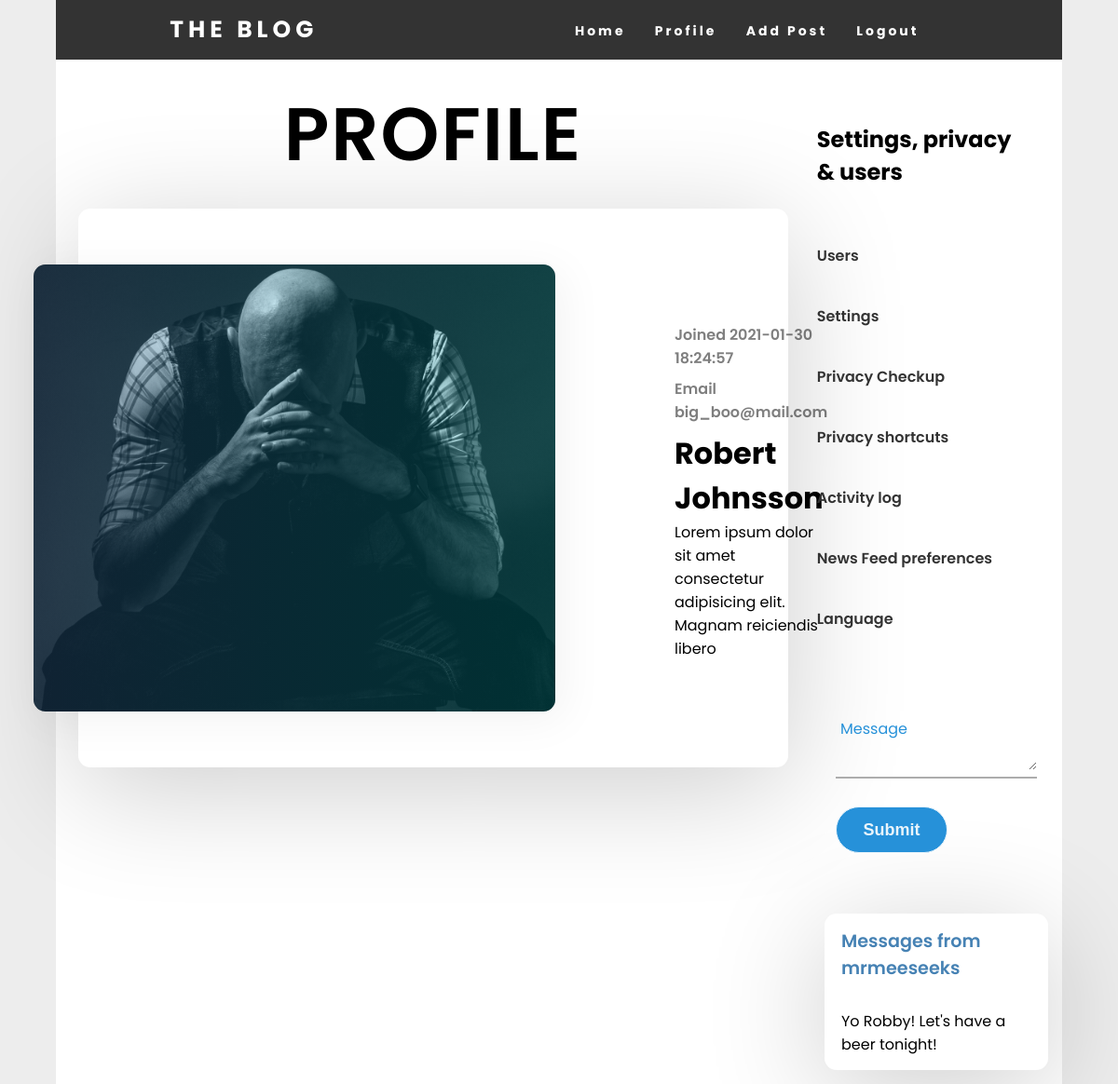
Screenshot of /pages/view-profile.php?user=12 (signed in) with the database file from the repository.
### tables this page shows
CREATE TABLE `users` (
  `id` int(11) unsigned NOT NULL AUTO_INCREMENT,
  `username` varchar(255) DEFAULT NULL,
  `email` varchar(255) DEFAULT NULL,
  `password` varchar(255) DEFAULT NULL,
  `created_at` timestamp NOT NULL DEFAULT current_timestamp(),
  `updated_at` timestamp NULL DEFAULT current_timestamp() ON UPDATE current_timestamp(),
  `profile_image` varchar(255) DEFAULT NULL,
  `f_name` varchar(30) DEFAULT NULL,
  `l_name` varchar(30) DEFAULT NULL,
  PRIMARY KEY (`id`)
);

CREATE TABLE `comments` (
  `id` int(11) unsigned NOT NULL AUTO_INCREMENT,
  `from_id` varchar(100) DEFAULT NULL,
  `comment` varchar(255) DEFAULT NULL,
  `comment_user_id` int(11) DEFAULT NULL,
  `created_at` timestamp NULL DEFAULT current_timestamp(),
  `updated_at` timestamp NULL DEFAULT current_timestamp() ON UPDATE current_timestamp(),
  `from_user_id` int(11) DEFAULT NULL,
  PRIMARY KEY (`id`)
);

### functions/functions.php (called while the page is built, shortened)
<?php
function addProfileToViewProfile($pdo, $userID){
    $sql = 'SELECT users.email, users.username,
    users.profile_image, users.f_name, users.l_name, users.created_at FROM users WHERE users.id = :id';
    $statement = $pdo->prepare($sql);
    $statement->bindParam(':id', $userID);
    $statement->execute();
    return $statement;
}
function joinUserWithComment($pdo, $userCommentID){
    $sql = 'SELECT users.email, users.username, users.id, comments.comment_user_id, comments.comment, comments.id, comments.from_id
            FROM users
            LEFT JOIN comments
            ON users.id = comments.comment_user_id
            WHERE comments.comment_user_id = :comment_user_id';
    $statement = $pdo->prepare($sql);
    $statement->bindParam(':comment_user_id', $userCommentID);
    $statement->execute();
    return $statement;
}

### pages/sidebar.php (called while the page is built)
<?php
$userid = $_SESSION['user']['id'];
$sidebar = array(
    array(
        'slug' => 'users.php',
        'title' => 'Users'
    ),
    array(
        'slug' => "settings.php?user=$userid",
        'title' => 'Settings'
    ),
    array(
        'slug' => '#',
        'title' => 'Privacy Checkup'
    ),
    array(
        'slug' => '#',
        'title' => 'Privacy shortcuts'
    ),
    array(
        'slug' => '#',
        'title' => 'Activity log'
    ),
    array(
        'slug' => '#',
        'title' => 'News Feed preferences'
    ),
    array(
        'slug' => '#',
        'title' => 'Language'
    ),
);
?>

### functions/add-comment.php (called while the page is built, shortened)
<?php
require_once 'functions.php';
if(isset($_GET['user'])){
    $userID = $_GET['user'];
    $addCommentToUser = joinUserWithComment($pdo, $userID);
    $commentByUser = $addCommentToUser->fetchAll(PDO::FETCH_CLASS);
}

### pages/view-profile.php (the view, shortened to what this page needs)
<?php
require_once '../header/newheader.php';
require_once '../functions/add-posts-code.php';
require_once '../functions/add-comment.php';
require_once '../functions/add-comment.php';
$userID = $_GET['user'];
$addProfileToViewProfile = addProfileToViewProfile($pdo, $userID);
$viewProfile = $addProfileToViewProfile->fetchAll(PDO::FETCH_CLASS);
?>
<main>
<div class="main-container">
<?php if(isset($_GET['user'])):?>
    <div class="contant">
        <h2 class="page-title">Profile</h2>
    <?php foreach($viewProfile as $userInfo) : ?>
    <div class="profile-card">
        <div class="blog-profile">
            <div class="blog-profile_img">
                <img src="../profileimages/<?= $userInfo->profile_image?>" alt="">
            </div>
            <div class="blog-profile_info">
                <div class="blog-profile_data">
                    <span>Joined <?= $userInfo->created_at?></span>
                    <span>Email <?= $userInfo->email?></span>
                </div>
                <h1 class="blog-profile_title"><?= $userInfo->f_name ?> <?= $userInfo->l_name?></h1>
                <p class="blog-post_text">Lorem ipsum dolor sit amet consectetur adipisicing elit. Magnam reiciendis libero</p>
            </div>
        </div>
        </div>
        <?php endforeach; ?>
</div>
<aside class="side-bar">
<div class="settings">
    <h2>Settings, privacy & users</h2>
    <?php include 'sidebar.php'; ?>
    <ul>
        <?php foreach($sidebar as $items): ?>
        <li><a href="<?= $items['slug'] ?>"> <?= $items['title']?> </a></li>
        <?php endforeach ; ?>
    </ul>
</div>
<div class="messeges">
<div class="center-aside">
<form method="POST">
<div class="txt_field">
<textarea name="comment" type="text" require></textarea>
<label for="">Message</label>
</div>
<div class="comment-button">
<input type="submit" name="comment-submit" value="Submit">
</div>
</form>
</div>
<?php foreach($commentByUser as $comment) : ?>
    <div class="comment">
        <div class="comment-bubble">
            <p class="from">Messages from <?php echo $comment->from_id; ?></p>
            <p class="message-txt"><?php echo $comment->comment; ?></p>
        </div>
    </div>
<?php endforeach ; ?>
    </div>
</aside>
<?php endif ;?>
</div>
</main>
</body>
</html>

### css/header-style.css (style rules this page uses)
* { margin: 0px; padding: 0px; box-sizing: border-box; }

### css/main-container.css (style rules this page uses)
.main-container { display: flex; justify-content: space-around; width: 90%; margin: auto; background-color: #fff; }
.contant { width: 75%; }
.contant .page-title { width: 85%; margin: auto; padding: 20px 0; text-align: center; font-size: 80px; font-weight: 600; text-transform: uppercase; letter-spacing: 2px; }

### css/profile-info-styling.css (style rules this page uses)
.profile-card { width: 100%; height: 75vh; display: flex; justify-content: center; padding: 0 1.5rem; }
.blog-profile { width: 100%; max-width: 80rem; height: 100%; max-height: 40rem; padding: 5rem; background-color: #fff; box-shadow: 0 1.4rem 8rem rgba(0, 0, 0, .2); display: flex; align-items: center; border-radius: .8rem; }
.blog-profile_img { min-width: 35rem; max-width: 35rem; height: 30rem; transform: translateX(-8rem); position: relative; }
.blog-profile_img img { width: 100%; height: 100%; object-fit: cover; display: block; border-radius: .8rem; }
.blog-profile_img::before { content: ''; width: 100%; height: 100%; position: absolute; top: 0; left: 0; background: linear-gradient(to right, rgba(79, 172, 254, .2), rgba(0, 242, 254, .2)); box-shadow: .5rem .5rem 3rem 1px rgba(0, 0, 0, .05); border-radius: .8rem; }
.blog-profile_data span { display: block; color: rgba(0, 0, 0, .5); font-size: 1rem; font-weight: 600; margin: .5rem 0; }

### css/aside-style.css (style rules this page uses)
.side-bar { width: 25%; }
.settings { width: 95%; margin: auto; padding: 68px 0 20px; }
.settings h2 { width: 90%; }
.settings ul { list-style: none; padding: 20px 0; }
.settings ul li { margin: 40px 0; }
.settings ul li a { text-decoration: none; color: #333; font-weight: 600; }
.comment { background-color: #fff; border-radius: .8rem; margin: 15px; box-shadow: 0 1.4rem 8rem rgba(0, 0, 0, .2); }
.comment-bubble { width: 85%; margin: auto; }
.comment-bubble p { padding: 15px 0; }
.comment-bubble .from { font-size: 1.2rem; color: steelblue; font-weight: 600; }
.center-aside { width: 80%; margin: auto; padding-bottom: 50px; }
.comment-button { width: 120px; }
.txt_field textarea { width: 100%; padding: 0 5px; height: 40px; font-size: 16px; border: none; background: none; outline: none; }
.txt_field textarea:focus ~ label, .txt_field textarea:valid ~ label { top: -5px; color: #2691d9; }

### css/login-style.css (style rules this page uses)
body { margin: 0; padding: 0; font-family: montserrat; overflow-x: hidden; font-family: 'Poppins', sans-serif; background: rgb(237, 237, 237); }
form .txt_field { position: relative; border-bottom: 2px solid #adadad; margin: 30px 0; }
.txt_field label { position: absolute; top: 50%; left: 5px; color: #adadad; transform: translateY(-50%); font-size: 16px; pointer-events: none; transition: .5s; }
input[type="submit"] { width: 100%; height: 50px; border: 1px solid; background: #2691d9; border-radius: 25px; font-size: 18px; color: #e9f4fb; font-weight: 700; cursor: pointer; outline: none; }

### rows the page displays
users: profile_image (picture), created_at "2021-01-30 18:24:57", email "big_boo@mail.com", f_name "Robert", l_name "Johnsson", comments.from_id "mrmeeseeks", comments.comment "Yo Robby! Let's have a beer tonight!"

### other values shown
$items['title'] "Home"
$items['title'] "Profile"
$items['title'] "Add Post"
$items['title'] "Logout"
$items['title'] "Users"
$items['title'] "Settings"
$items['title'] "Privacy Checkup"
$items['title'] "Privacy shortcuts"
$items['title'] "Activity log"
$items['title'] "News Feed preferences"
$items['title'] "Language"
